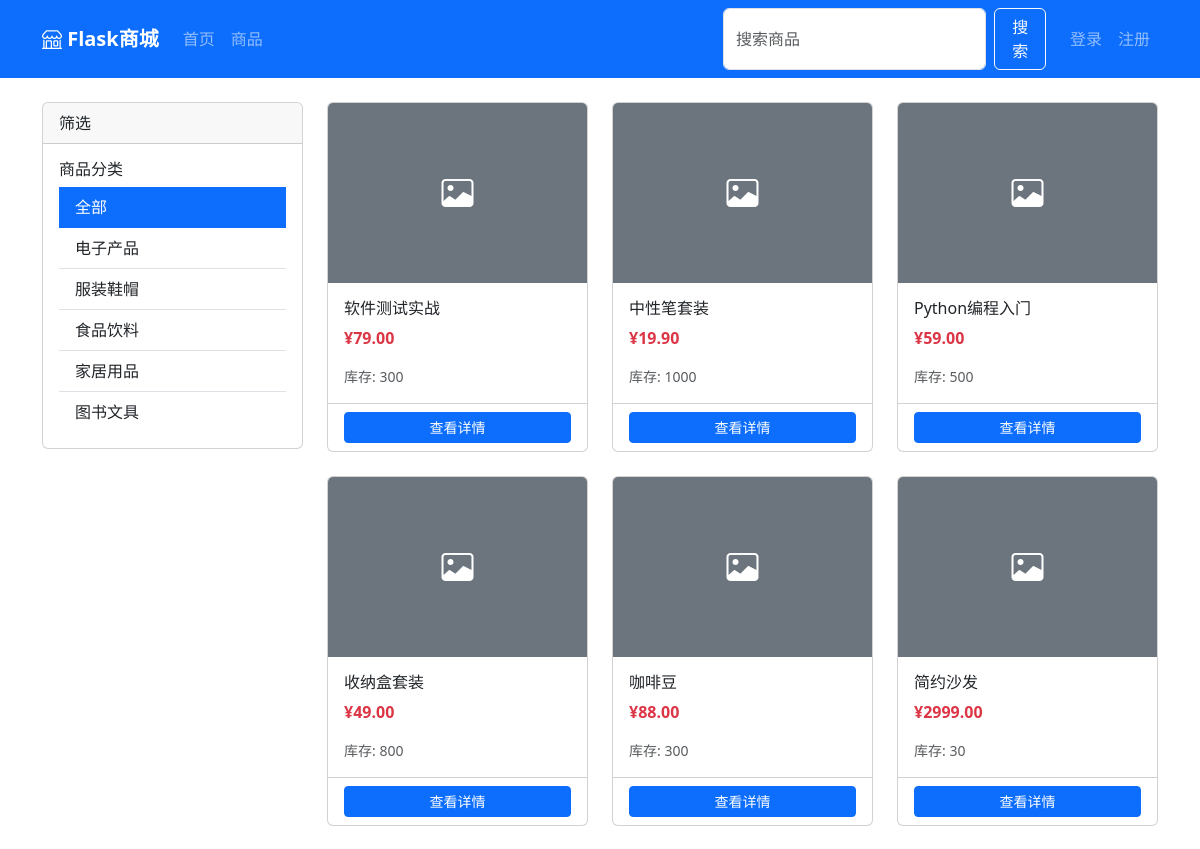
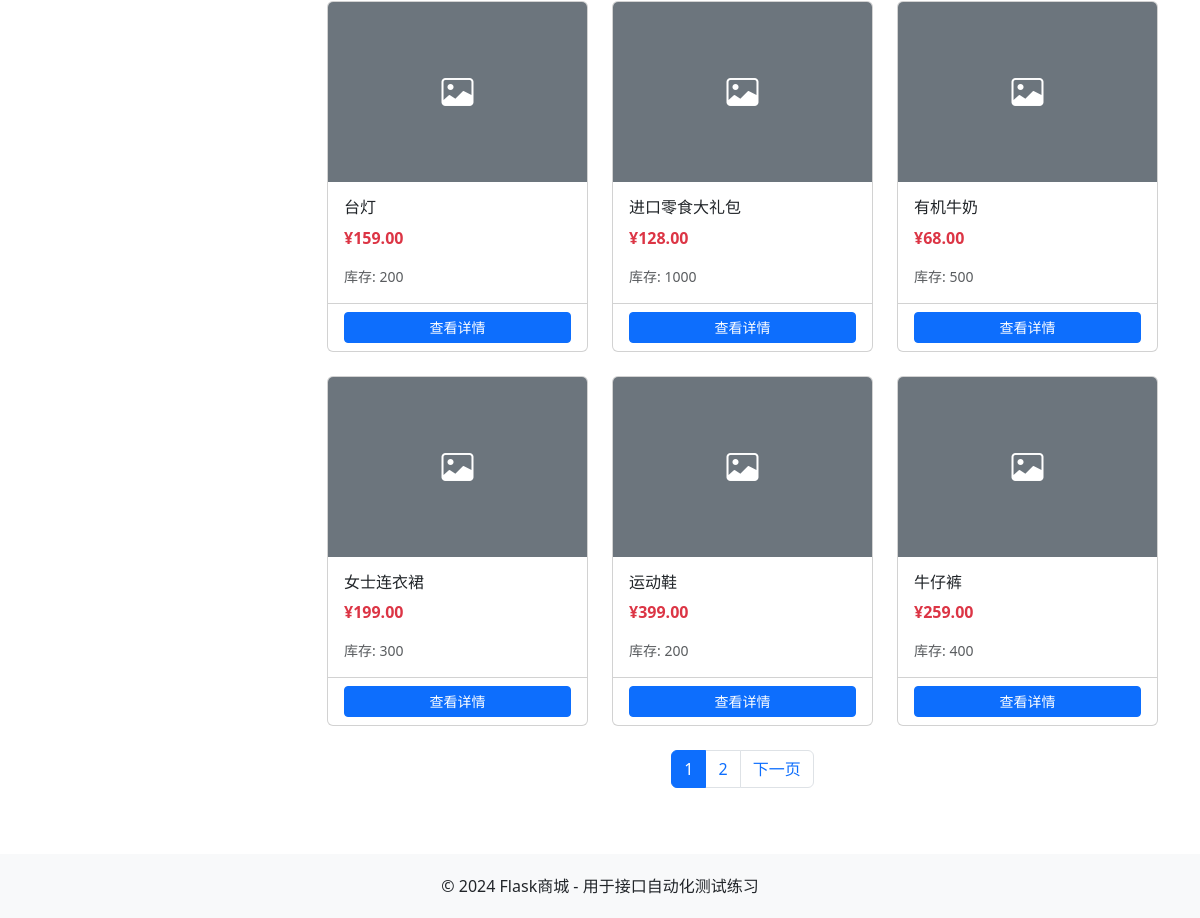
Page /products on the committed database (2 pictures, top to bottom).
### app/models_product.py (models this page shows, shortened)
class Category(db.Model):
    id = db.Column(db.Integer, primary_key=True)
    name = db.Column(db.String(50), unique=True, nullable=False)
    description = db.Column(db.String(200))
    products = db.relationship('Product', backref='category', lazy='dynamic')

class Product(db.Model):
    id = db.Column(db.Integer, primary_key=True)
    name = db.Column(db.String(100), nullable=False)
    description = db.Column(db.Text)
    price = db.Column(db.Float, nullable=False)
    stock = db.Column(db.Integer, default=0)
    category_id = db.Column(db.Integer, db.ForeignKey('category.id'))
    image_url = db.Column(db.String(200))
    is_active = db.Column(db.Boolean, default=True)
    created_at = db.Column(db.DateTime, default=datetime.utcnow)
    updated_at = db.Column(db.DateTime, default=datetime.utcnow, onupdate=datetime.utcnow)

### app/views/__init__.py (the view)
@main_bp.route('/products')
def products():
    from app.models_product import Product, Category
    page = request.args.get('page', 1, type=int)
    category_id = request.args.get('category_id', type=int)
    keyword = request.args.get('keyword', '').strip()
    query = Product.query.filter_by(is_active=True)
    if category_id:
        query = query.filter_by(category_id=category_id)
    if keyword:
        query = query.filter(Product.name.contains(keyword))
    pagination = query.order_by(Product.created_at.desc()).paginate(page=page, per_page=12, error_out=False)
    categories = Category.query.all()
    return render_template('products.html',
                          products=pagination.items,
                          pagination=pagination,
                          categories=categories,
                          current_category=category_id,
                          keyword=keyword)

### app/templates/products.html (shortened to what this page needs)
{% extends "base.html" %}
{% block content %}
<div class="row">
    <div class="col-md-3 mb-4" id="sidebar">
        <div class="card">
            <div class="card-header" id="filter-header">筛选</div>
            <div class="card-body">
                <h6>商品分类</h6>
                <div class="list-group list-group-flush" id="category-filter">
                    <a href="{{ url_for('main.products', keyword=keyword) }}"
                       class="list-group-item list-group-item-action {% if not current_category %}active{% endif %}"
                       id="category-all">全部</a>
                    {% for category in categories %}
                    <a href="{{ url_for('main.products', category_id=category.id, keyword=keyword) }}"
                       class="list-group-item list-group-item-action {% if current_category == category.id %}active{% endif %}"
                       id="category-filter-{{ category.id }}">{{ category.name }}</a>
                    {% endfor %}
                </div>
            </div>
        </div>
    </div>
    <div class="col-md-9" id="product-list">
        <div class="row">
            {% for product in products %}
            <div class="col-md-4 mb-4">
                <div class="card product-card h-100" id="product-card-{{ product.id }}">
                    {% if product.image_url %}
                    <img src="{{ product.image_url }}" class="card-img-top" alt="{{ product.name }}" id="product-img-{{ product.id }}">
                    {% else %}
                    <div class="card-img-top bg-secondary d-flex align-items-center justify-content-center" style="height: 180px;">
                        <i class="bi bi-image text-white" style="font-size: 2rem;"></i>
                    </div>
                    {% endif %}
                    <div class="card-body">
                        <h6 class="card-title" id="product-name-{{ product.id }}">{{ product.name }}</h6>
                        <p class="card-text text-danger fw-bold" id="product-price-{{ product.id }}">¥{{ "%.2f"|format(product.price) }}</p>
                        <p class="card-text text-muted small" id="product-stock-{{ product.id }}">
                            {% if product.stock > 0 %}库存: {{ product.stock }}{% else %}已售罄{% endif %}
                        </p>
                    </div>
                    <div class="card-footer bg-transparent">
                        <a href="{{ url_for('main.product_detail', product_id=product.id) }}"
                           class="btn btn-primary btn-sm w-100"
                           id="product-detail-btn-{{ product.id }}">查看详情</a>
                    </div>
                </div>
            </div>
            {% else %}
            <div class="col-12">
                <p class="text-muted" id="no-products">暂无商品</p>
            </div>
            {% endfor %}
        </div>
        {% if pagination.pages > 1 %}
        <nav id="pagination">
            <ul class="pagination justify-content-center">
                {% for page in pagination.iter_pages() %}
                {% if page %}
                <li class="page-item {% if page == pagination.page %}active{% endif %}">
                    <a class="page-link" href="{{ url_for('main.products', page=page, category_id=current_category, keyword=keyword) }}" id="page-{{ page }}">{{ page }}</a>
                </li>
                {% else %}
                <li class="page-item disabled"><span class="page-link">...</span></li>
                {% endif %}
                {% endfor %}
                {% if pagination.has_next %}
                <li class="page-item">
                    <a class="page-link" href="{{ url_for('main.products', page=pagination.next_num, category_id=current_category, keyword=keyword) }}" id="page-next">下一页</a>
                </li>
                {% endif %}
            </ul>
        </nav>
        {% endif %}
    </div>
</div>
{% endblock %}

### app/templates/base.html (style rules this page uses)
.product-card { transition: transform 0.2s; }

### rows in the picture
Category: name "电子产品"
Category: name "服装鞋帽"
Category: name "食品饮料"
Category: name "家居用品"
Category: name "图书文具"
Product: name "软件测试实战", price "79.00", stock "300"
Product: name "中性笔套装", price "19.90", stock "1000"
Product: name "Python编程入门", price "59.00", stock "500"
Product: name "收纳盒套装", price "49.00", stock "800"
Product: name "咖啡豆", price "88.00", stock "300"
Product: name "简约沙发", price "2999.00", stock "30"
Product: name "台灯", price "159.00", stock "200"
Product: name "进口零食大礼包", price "128.00", stock "1000"
Product: name "有机牛奶", price "68.00", stock "500"
Product: name "女士连衣裙", price "199.00", stock "300"
Product: name "运动鞋", price "399.00", stock "200"
Product: name "牛仔裤", price "259.00", stock "400"

### other values in the picture
{{ page }} "1" "2"
